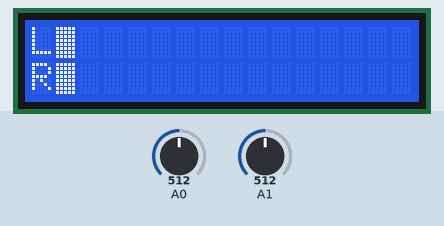
Simulated run of this sketch. Board: Arduino Uno, built with avr-gcc and run on an emulated ATmega328P. On the bench: 16×2 character LCD. Inputs (shaded band) come from the test bench; at power-on: A0 = 512, A1 = 512.

Above: at 1.2 s.
1.3 s: A0 set to 716
At 1.8 s:
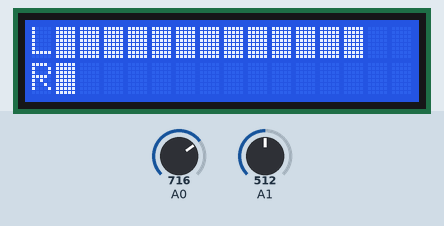
2.8 s: A1 set to 716
At 3.1 s:
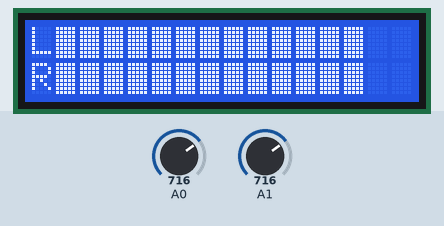
4.3 s: A0 set to 826
5.8 s: A0 set to 841
At 7.0 s:
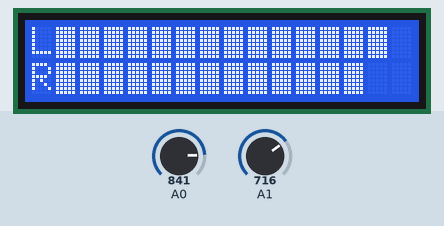
7.3 s: A1 set to 822
8.8 s: A1 set to 848
At 9.2 s:
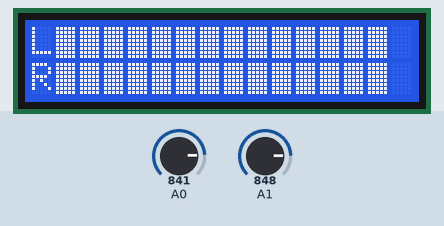
Timing chart, 0 to 11.3 s (numbered marks = the images above; inputs shaded):
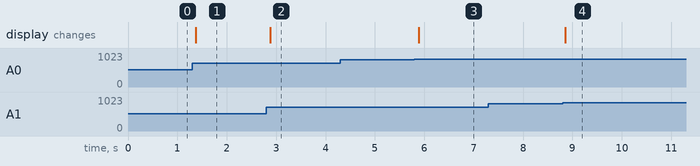

The sketch:

vu_meter.ino
```cpp
#include "stdio.h"
#include "stdlib.h"
#include <LiquidCrystal_I2C.h>

#define N 8

int num_sigL = 0, num_sigR = 0;
char buff_l[16], buff_r[16];
float audio_l, audio_r;

LiquidCrystal_I2C lcd(0x20, 16, 2);

void setup() {
  // put your setup code here, to run once:
  Serial.begin(9600);
  pinMode(A0, INPUT);
  pinMode(A1, INPUT);
  lcd.init();
  lcd.backlight();
  lcd.setCursor(0, 0);
  lcd.print("L");
  lcd.setCursor(0, 1);
  lcd.print("R");
}

void loop() {
  // put your main code here, to run repeatedly:
  float peak_l = 0, peak_r = 0;

  for(int i = 0; i < N; i++) {
    audio_l = abs(((float)analogRead(A0) - (float)511.0) / ((float)511));
    audio_r = abs(((float)analogRead(A1) - (float)511.0) / ((float)511));
    // Serial.println(audio_l);
    if(audio_l > peak_l) peak_l = audio_l;
    if(audio_r > peak_r) peak_r = audio_r;
  }


  // audio_l = abs((float)analogRead(A0) / ((float)1023));
  // audio_r = abs((float)analogRead(A1) / ((float)1023));

  peak_l = 20 * log10(fmax(peak_l, 1e-6));
  peak_r = 20 * log10(fmax(peak_r, 1e-6));

  num_sigL = constrain((peak_l + 60) * 0.25, 0, 15);
  num_sigR = constrain((peak_r + 60) * 0.25, 0, 15);

  for(int i = 0; i < 15; i++) {
    buff_l[i] = (i < num_sigL) ? 0xFF : ' ';
    buff_r[i] = (i < num_sigR) ? 0xFF : ' ';
  }
  buff_l[15] = "\0";
  buff_r[15] = "\0";

  lcd.setCursor(1, 0);
  lcd.printstr(buff_l);
  lcd.setCursor(1, 1);
  lcd.printstr(buff_r);
}
```

Measured:
- the behaviour switches between 833 and 834 on A0 (found by bisection; images 2 and 3)
- the behaviour switches between 833 and 834 on A1 (found by bisection; images 3 and 4)
- after the input at 1.3 s, the display: changes after 0.07 s (image 1)
- after the input at 2.8 s, the display: changes after 0.08 s (image 2)
- after the input at 4.3 s, every drawn part: stays the same
- after the input at 5.8 s, the display: changes after 0.09 s (image 3)
- after the input at 7.3 s, every drawn part: stays the same
- after the input at 8.8 s, the display: changes after 0.05 s (image 4)
